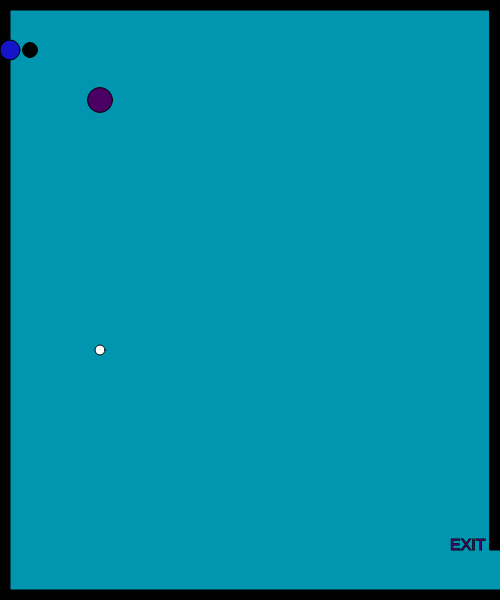
Frame 1 (no input)
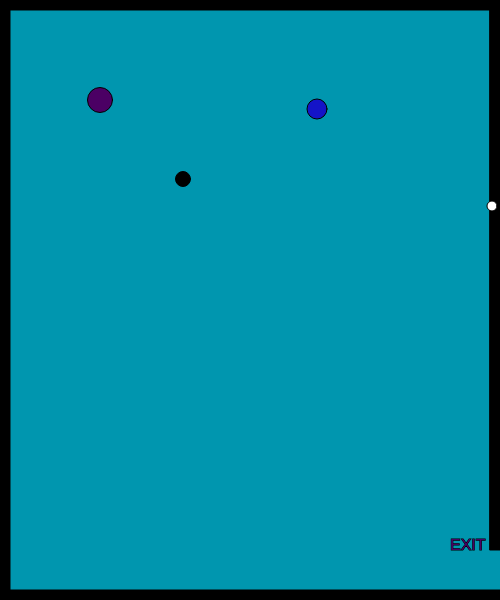
Frame 60 (no input)
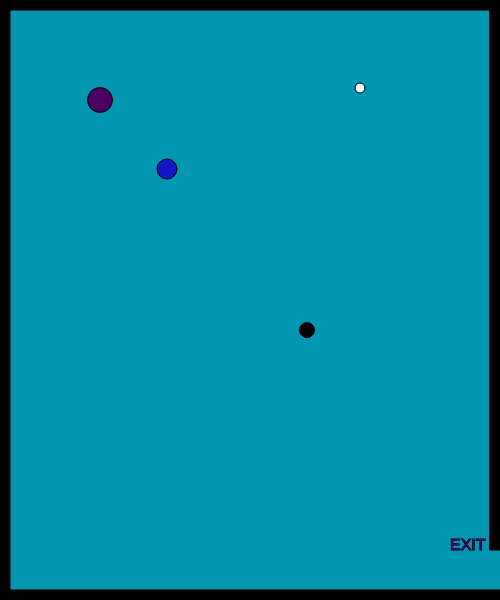
Frame 120 (the mouse pressed at the canvas centre since frame 60)

The p5.js sketch that drew these frames (run headless with seeded random() and noise() and a simulated clock; from frame 60 on, the mouse is pressed at the canvas centre):

// p5.js sketch
// ── sketch.js
var characterX = 100;
var characterY = 100;

// key codes for wasd
var w = 87
var s = 83;
var a = 65;
var d = 68;

// x and y for shape
var shapeX = 30;
var shapeY = 50;
var shapeXSpeed;
var shapeYSpeed;

var shape2X = 100;
var shape2Y = 350;
var shape2XSpeed;
var shape2YSpeed;

var shape3X = 10;
var shape3Y = 50;
var shape3XSpeed;
var shape3YSpeed;

// create a shape on mouse click
var mouseShapeX;
var mouseShapeY;

function setup()
{
    createCanvas(500, 600); 
}

function draw()
{
    // canvas background
    background(0,150,175)
    stroke(0);
    fill(0);
    
    // createBorders
    createBorders(10);

    // character
    createPlayer();

    // exit
    createExit();

    // player movement
    playerMovement();
    
    // obsatcles
    createObstacles();

    // move shapes
    moveShape1();
    moveShape2();
    moveShape3();

    // check if character has left exit
    checkExit();

    // shape created on mouse click
    mouseClickShape();

}

function createBorders(thickness)
{
    // top border
    rect(0,0,width,thickness);
    // left border
    rect(0,0,thickness,height);
    // bottom border
    rect(0,height-thickness,width,thickness);
    // right upper border
    rect(width-thickness,0,thickness,height-50);
}

function mouseClicked()
{
    mouseShapeX = mouseX;
    mouseShapeY = mouseY;
}

function createPlayer()
{
    fill(75,0,100);
    circle(characterX,characterY,25);
}

function playerMovement()
{
    if(keyIsDown(w))
    {
        characterY -= 5;
    }
    if(keyIsDown(s))
    {
        characterY += 5;
    }
    if(keyIsDown(a))
    {
        characterX -= 5;
    }
    if(keyIsDown(d))
    {
        characterX += 5;
    }
}

function createBorders()
{
    // top border
    rect(0,0,width,10);
    // left border
    rect(0,0,10,height);
    // bottom border
    rect(0,height-10,width,10);
    // right upper border
    rect(width-10,0,10,height-50);
}

function createExit()
{
    textSize(16);
    text("EXIT", width-50, height-50)
}

function checkExit()
{
    if(characterX > width && characterY > width-50)
    {
        fill(0);
        stroke(5);
        textSize(26);
        text("You Win!", width/2-50, height/2-50);
    }
}

function mouseClickShape()
{
    fill(200,0,0);
    circle(mouseShapeX, mouseShapeY, 25);
}

function createObstacles()
{
    fill(0);
    circle(shapeX, shapeY, 15);
    fill(1000);
    circle(shape2X, shape2Y, 10);
    fill(20,20,200);
    circle(shape3X, shape3Y, 20);

    // get random speed on start
    shapeXSpeed = Math.floor(Math.random() * (Math.floor(Math.random() * 8)) + 1);
    shapeYSpeed = Math.floor(Math.random() * (Math.floor(Math.random() * 8)) + 1);

    shape2XSpeed = Math.floor(Math.random() * (Math.floor(Math.random() * 8)) + 1);
    shape2YSpeed = Math.floor(Math.random() * (Math.floor(Math.random() * 8)) + 1);

    shape3XSpeed = Math.floor(Math.random() * (Math.floor(Math.random() * 20)) + 1);
    shape3YSpeed = 1;
}

function moveShape1()
{
    shapeX += shapeXSpeed;
    shapeY += shapeYSpeed;
    
    // check if shape has gone out of bounds
    if(shapeX > width)
    {
        shapeX = 0;
    }
    if(shapeX < 0)
    {
        shapeX = width;
    }
    if(shapeY > height)
    {
        shapeY = 0;
    }
    if(shapeY < 0)
    {
        shapeY = height;
    }
}

function moveShape2()
{
    shape2X -= shape2XSpeed;
    shape2Y -= shape2YSpeed;

    // check if shape has gone out of bounds
    if(shape2X > width)
    {
        shape2X = 0;
    }
    if(shape2X < 0)
    {
        shape2X = width;
    }
    if(shape2Y > height)
    {
        shape2Y = 0;
    }
    if(shape2Y < 0)
    {
        shape2Y = height;
    }
}

function moveShape3()
{
    shape3X += shape3XSpeed;
    shape3Y += shape3YSpeed;

    // check if shape has gone out of bounds
    if(shape3X > width)
    {
        shape3X = 0;
    }
    if(shape3X < 0)
    {
        shape3X = width;
    }
    if(shape3Y > height)
    {
        shape3Y = 0;
    }
    if(shape3Y < 0)
    {
        shape3Y = height;
    }
}
